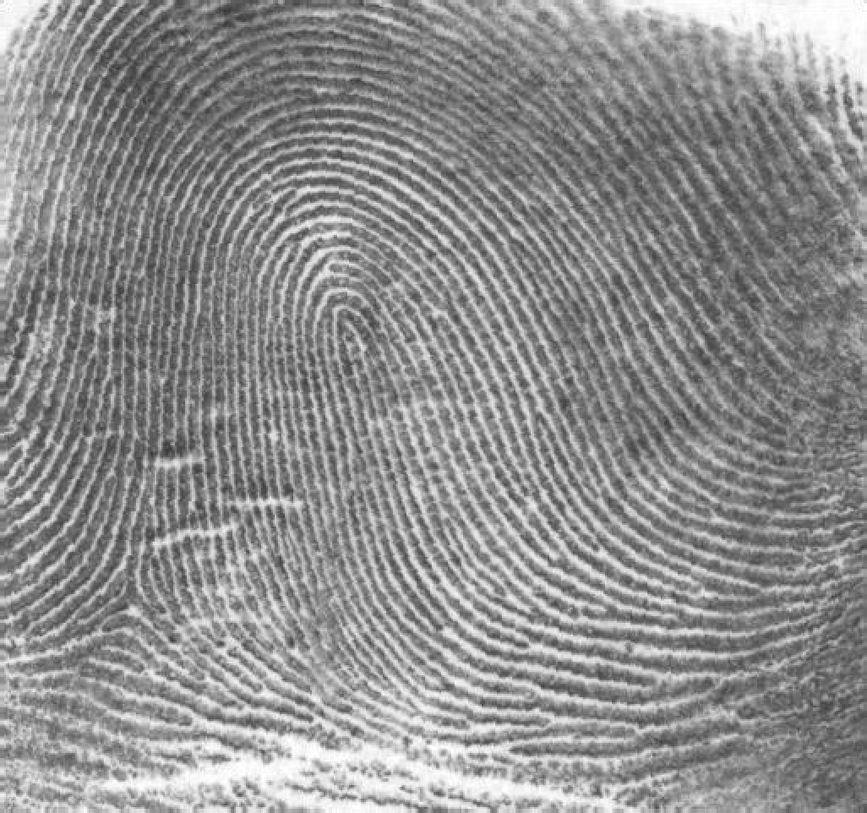
%> input picture Fig0457(a)(thumb_print).tif, 867 x 813 px, shrunk from 1026 x 962 before the run
$ octave lab457.m   (GNU Octave 9; MATLAB toolbox functions it lacks are replaced by stand-ins)
%> lines starting %> are read from the running program, lines starting %| are printed output that depends on the picture; in (x1, y1, x2, y2) boxes, pixels count from 0 and x2, y2 are one past the last pixel; in counts of white or black regions, pixels touching at a corner belong together; the program's own positions count from 1
### paddedsize.m
function PQ = paddedsize(AB, CD, PARAM)
if nargin == 1
    PQ = 2*AB;
elseif nargin == 2 && ~ischar(CD)
    PQ = AB + CD - 1;
    PQ = 2 * ceil(PQ/2);
elseif nargin == 2
    m = max(AB);
    P = 2^nextpow2(2*m);
    PQ = [P, P];
elseif nargin == 3
    m = max([AB CD]);
    P = 2^nextpow2(2*m);
    PQ = [P, P];
else
    error('Wrong number of inputs.');
end

### dftuv.m
function [U, V] = dftuv(M, N)
u = 0:(M-1);
v = 0:(N-1);
idx = find(u > M/2);
u(idx) = u(idx) - M;
idy = find(v > N/2);
v(idy) = v(idy) - N;

[V, U] = meshgrid(v, u);

### dftfilt.m
function g = dftfilt(f, H)
F = fft2(f, size(H,1), size(H,2));
g = real(ifft2(H.*F));
g = g(1:size(f,1), 1:size(f,2));

### lab457.m
close all;
I = imread('Fig0457(a)(thumb_print).tif');
%> I is the input picture: size 813x867 uint8; min 46, max 255, mean 142.7
figure, imshow(I);

%High_Gaussian
D0=30;
PQ = paddedsize(size(I));
%> PQ = [1626 1734]
[U, V] = dftuv(PQ(1), PQ(2));
F = fft2(I, PQ(1), PQ(2));
D = sqrt(U.^2 + V.^2);
H_Gauss =  1-exp((-D.^2) ./ (2* (D0 ^2)));
HG_out = dftfilt(I, H_Gauss);
%> in dftfilt, `g = real(ifft2(H.*F));`:
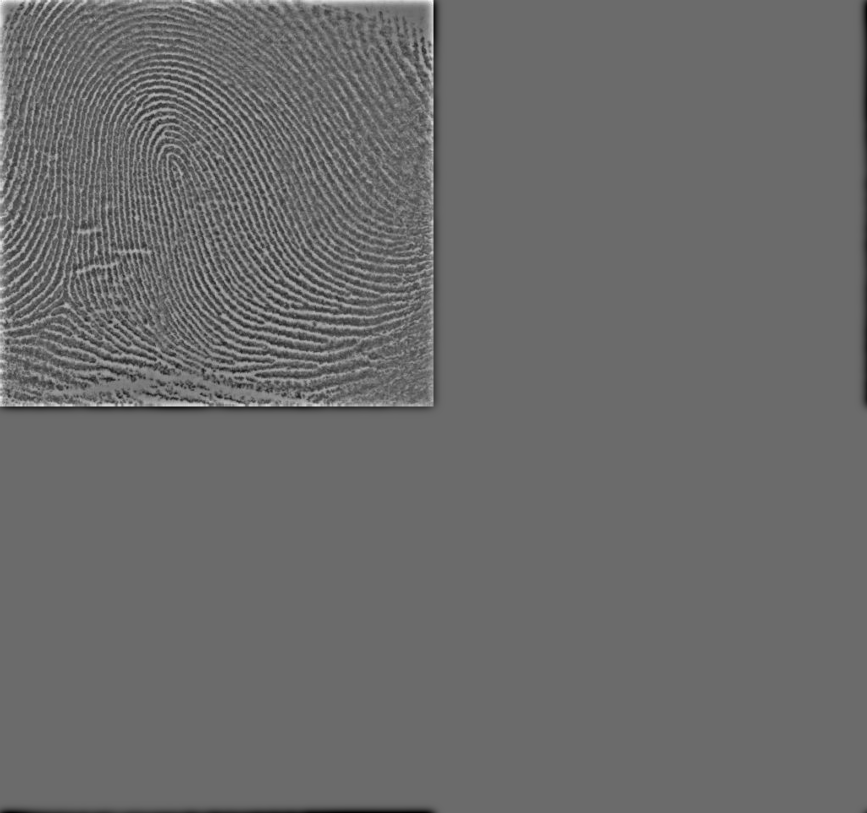
%> g: size 1626x1734 double (shown at 1/2 size); min -120, max 165.2, mean 0; drawn with min black and max white
%> in dftfilt, `g = g(1:size(f,1), 1:size(f,2));`:
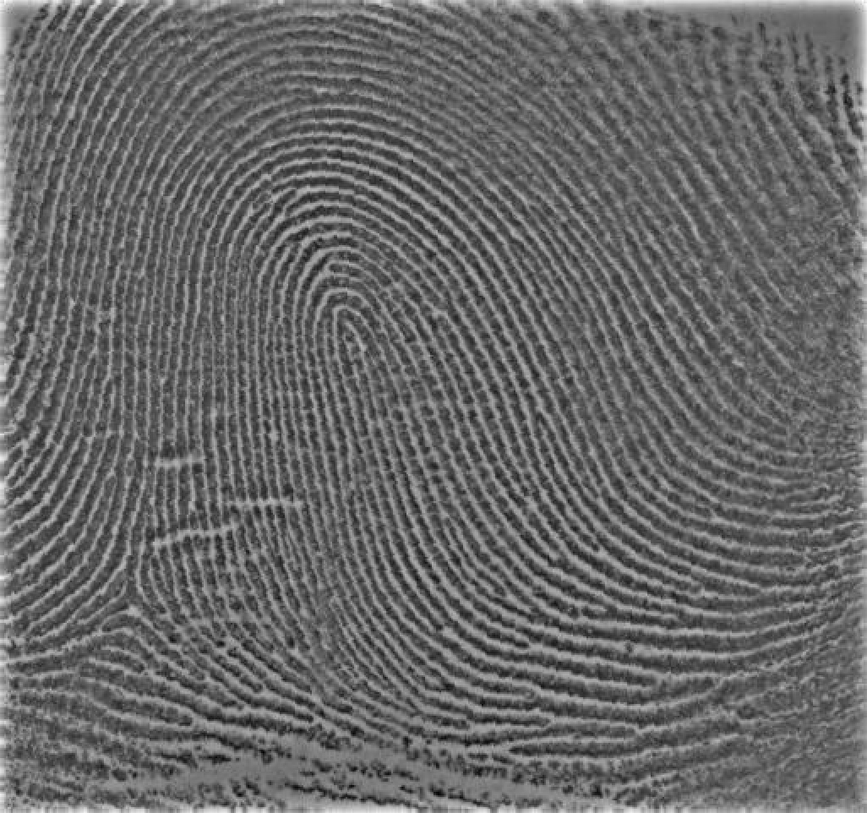
%> g: size 813x867 double; min -109.4, max 165.2, mean 2.8; drawn with min black and max white
figure, imshow(uint8(HG_out), []);
%> after `imshow(uint8(HG_out), [])`:
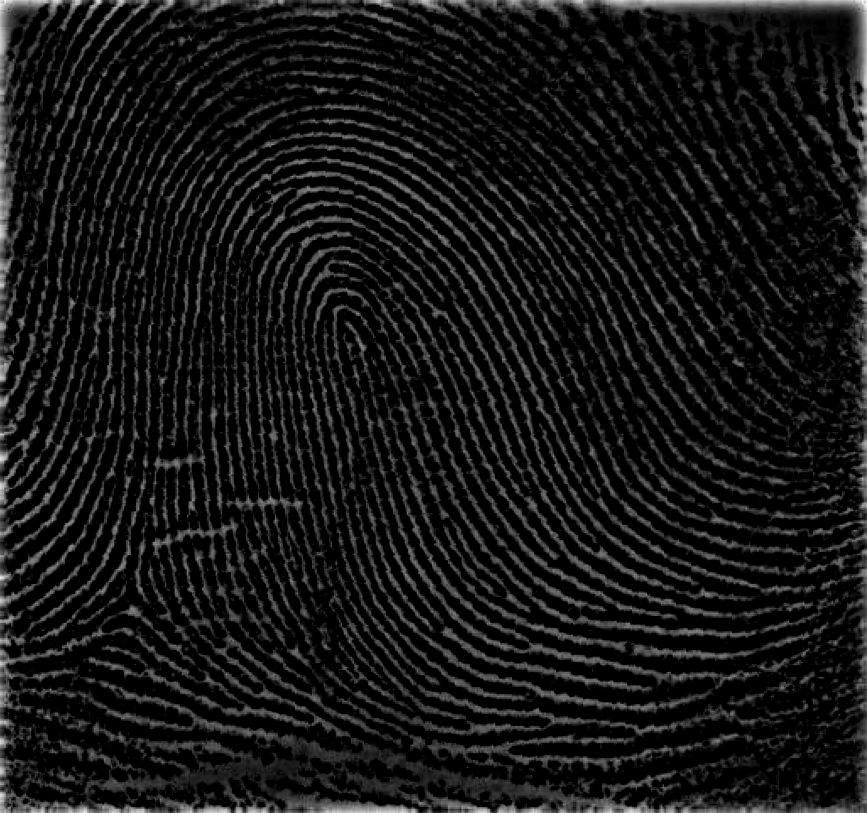
%> displayed picture: size 813x867, on the screen's scale of 0 to 255; min 0, max 255, mean 22.1

%High_ButterWorth
D1=30;
n = 2;
PQ = paddedsize(size(I));
[U, V] = dftuv(PQ(1), PQ(2));
F1 = fft2(I, PQ(1), PQ(2));
D = sqrt(U.^2 + V.^2);
HBtw = 1./(1+(D0 ./ D).^(2*n));
gHBtw = dftfilt(I, HBtw);
figure, imshow(uint8(gHBtw), []);

%Threshold
Threshold = HG_out>=11;
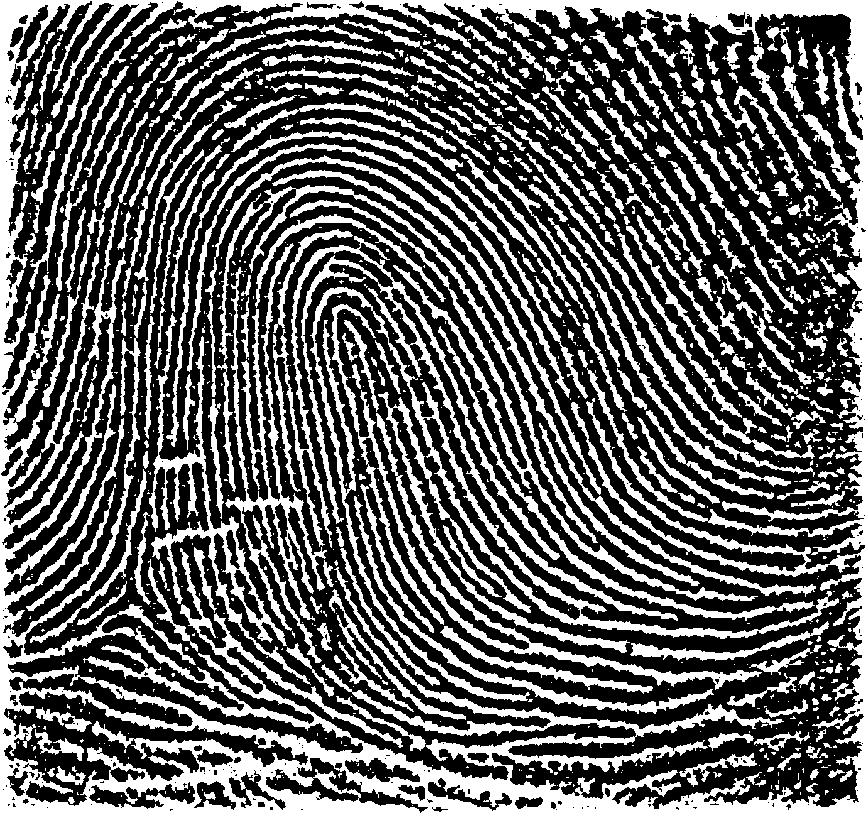
%> Threshold: size 813x867 logical; 37.5% white; 1126 white regions (751 under 20 px), largest, box (x1, y1, x2, y2) and area: (0, 0, 867, 813) 100709, (273, 236, 678, 621) 10062, (310, 287, 839, 702) 9460
figure, imshow((Threshold),[]);
Threshold1 = gHBtw>=11;
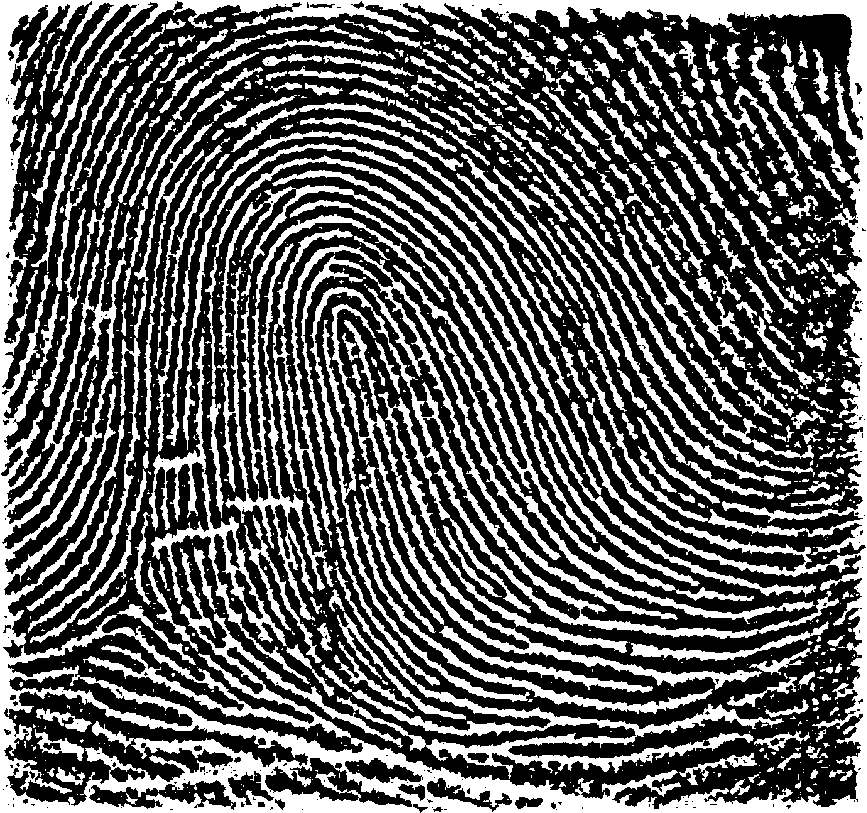
%> Threshold1: size 813x867 logical; 37.1% white; 1159 white regions (773 under 20 px), largest, box (x1, y1, x2, y2) and area: (0, 0, 867, 813) 86704, (273, 245, 678, 620) 9892, (310, 287, 839, 702) 9477
figure, imshow((Threshold1),[]);
